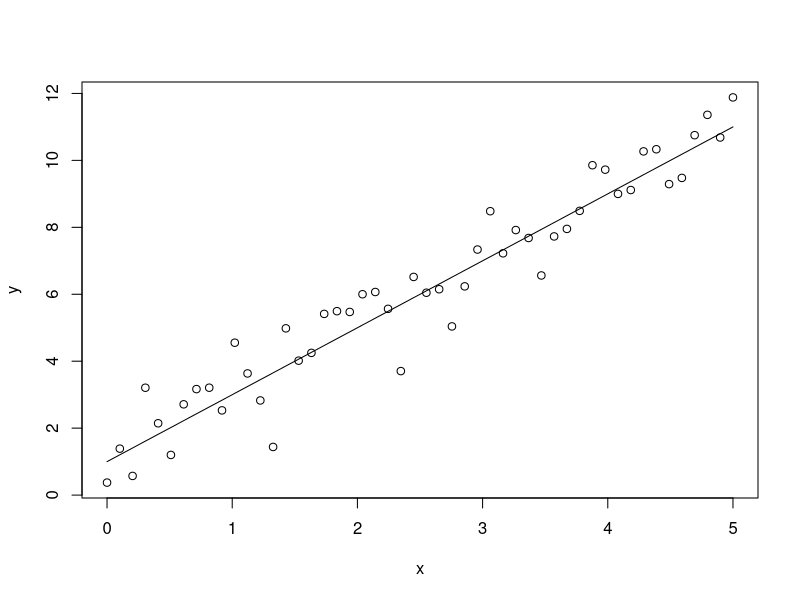

Generate this figure with R:
## ---- chunk 1
set.seed(1)
x = seq(0,5, length.out = 50)
y = rnorm(50, mean = 2 * x + 1, sd = 1)
plot(x,y)
lines(x, 2 * x + 1, xlab = "x", ylab = "y")
## ---- chunk 2
nll <- function(params, x, y) {
  beta_0 <- params[1]
  beta_1 <- params[2]
  sigma <- params[3]
  y_hat <- beta_0 + beta_1 * x 
  nll <- -mean(dnorm(y, mean = y_hat, sd = sigma, log = TRUE))
  return(nll)
}
nll(c(0,1,1), x, y) #beta_0 = 0, beta_1 = 1, sigma = 1 ==> ~8.81
## ---- chunk 3
library(numDeriv)
x2 = function(x) x^2
grad(x2, 2) #derivative of x^2 w.r.t x at x=2

#(𝑥+𝑦)⋅𝑧
f = function(p) (p[1] + p[2]) * p[3]
grad(f, c(-2,5,-4)) #derivative of (x+y)*z w.r.t x,y,z at x=1, y=2, z=3

f = function(p) {
  res = 0
  for (i in 1:10){
    if (i %% 2 == 0)
      res = res + p[1] * i
    else
      res = res + p[2] * i
  }
  res = res + p[3]
  return(res)
}
grad(f, c(-2,5,-4)) #30 25  1

## ---- chunk 4
p = c(0,1,1)
grad_est <- grad(func = function(p) nll(p, x, y), p) #derivative of nll w.r.t p
grad_est
## ---- chunk 5
p = c(1,1,1)
lr = 0.01
for (i in 1:1000) {
  if (i == 1 | i %% 100 == 0)
    print(c(i, p, nll(p, x, y)))
  grad_est <- grad(func = function(p) nll(p, x, y), x = p)
  p = p - lr * grad_est
}
print(p)
